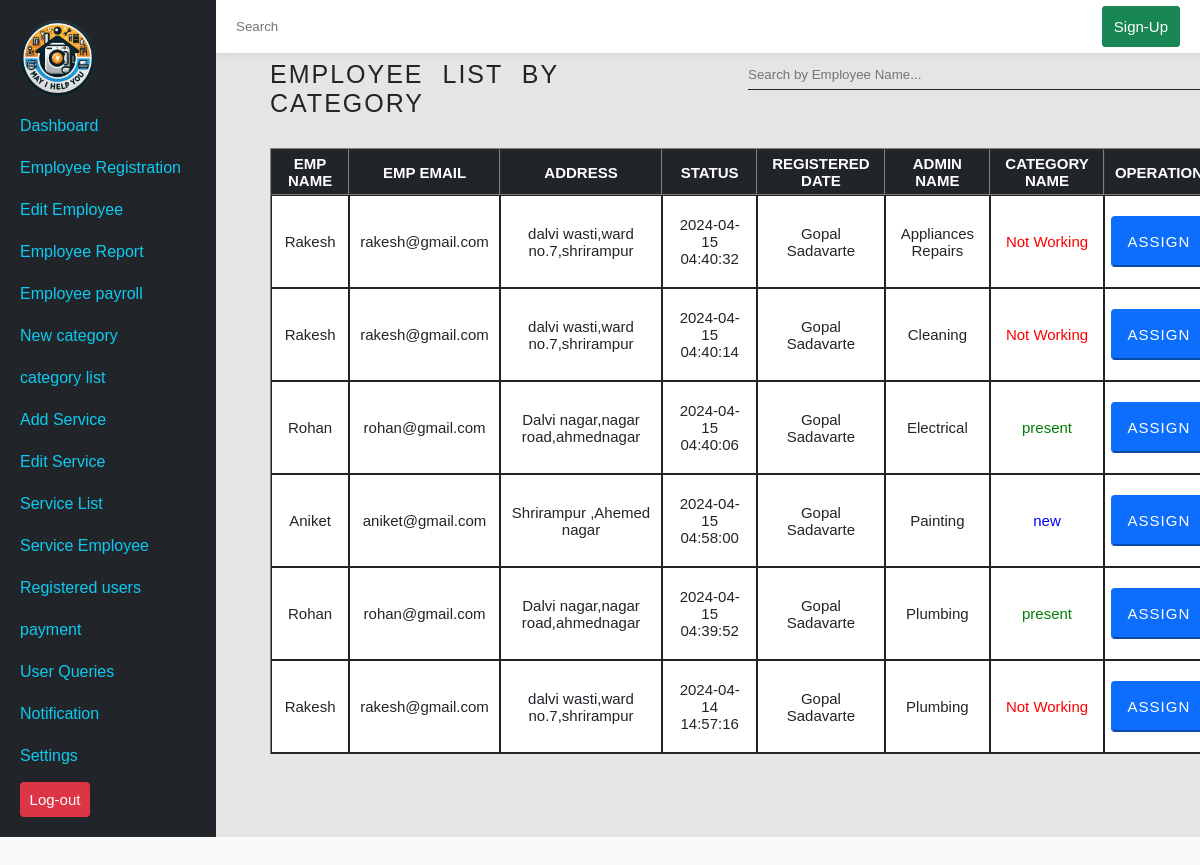
Screenshot of /admin/_adminDashboard.php?service-third=1 (signed in) with the database file from the repository.
### tables this page shows
CREATE TABLE `categories` (
  `cate_id` int(11) NOT NULL,
  `cate_name` varchar(255) NOT NULL,
  `cate_create_at` timestamp NULL DEFAULT current_timestamp(),
  `cate_admin_id` int(11) DEFAULT NULL
);

CREATE TABLE `employee` (
  `emp_id` int(11) NOT NULL,
  `emp_name` varchar(200) NOT NULL,
  `emp_email` varchar(200) DEFAULT NULL,
  `emp_mobile_no` varchar(50) DEFAULT NULL,
  `emp_address` varchar(500) NOT NULL,
  `emp_age` int(11) NOT NULL,
  `adhar_card_no` varchar(50) NOT NULL,
  `pan_card_no` varchar(50) NOT NULL,
  `adhar_image` varchar(200) NOT NULL,
  `pan_card_image` varchar(200) NOT NULL,
  `emp_status` varchar(100) DEFAULT NULL,
  `password` varchar(200) DEFAULT NULL,
  `profile_picture` varchar(200) NOT NULL,
  `emp_admin_id` int(11) DEFAULT NULL
);

CREATE TABLE `category_employee` (
  `category_id` int(11) DEFAULT NULL,
  `employee_id` int(11) DEFAULT NULL,
  `emp_create_at` timestamp NULL DEFAULT current_timestamp()
);

### admin/_empByService.php (the view, shortened to what this page needs)
<?php
$sql=$conn->prepare("SELECT * FROM `categories`,`category_employee`,`employee`,`admin`
                            WHERE `categories`.`cate_id`=`category_employee`.`category_id`
                            AND `employee`.`emp_id`=`category_employee`.`employee_id`
                            AND `admin`.`admin_id`=`employee`.`emp_admin_id` ORDER BY `cate_name` ASC");
$sql->execute();
$result=$sql->get_result();
?>
<head><style>td{padding:2rem 1rem 2rem 1rem}</style></head>
<body>
<div class="table-container">
        <div class="table-content">
         <div class="header">
            <h1>Employee List by Category</h1>
            <input type="text" name="searchBar" id="empSearchBar" placeholder="Search by Employee Name...">
         </div>
         <div class="table-data">
            <div class="table" style="overflow:scroll;">
                <table border="1px" cellspacing=0>
                    <tr>
                        <th>Emp Name</th>
                        <th>Emp Email</th>
                        <th>Address</th>
                        <th>Status</th>
                        <th>Registered Date</th>
                        <th>Admin Name</th>
                        <th>Category Name</th>
                        <th>Operation</th>
                    </tr>
                    <?php while($row=$result->fetch_assoc()):?>
                    <tr>
                         <td class="searchEmployeeName"><?php echo $row['emp_name'];?></td>
                         <td><?php echo $row['emp_email'];?></td>
                         <td><?php echo $row['emp_address'];?></td>
                         <td><?php echo $row['emp_create_at'];?></td>
                         <td><?php echo $row['admin_name'];?></td>
                         <td><?php echo $row['cate_name'];?></td>
                         <td class="empStatus"><?php echo $row['emp_status'];?></td>
                         <td><button class="accept-order-btn">Assign</button></td>
                    </tr>
                    <?php endwhile; ?>
                </table>
            </div>
         </div>
        </div>
    </div>
</body>

### admin/css/admin.css (style rules this page uses)
* { margin: 0; padding: 0; box-sizing: border-box; font-family: Arial, Helvetica, sans-serif; }
:root { --blue: #0d6efd; --purple: #6f42c1; --pink: #d63384; --red: #dc3545; --orange: #fd7e14; --yellow: #ffc107; --green: #198754; --gray-dark: #343a40; --cyan: #0dcaf0; --text: #6c757d; --dark: #212529; --light: #fff; --heading: #3E3232; --body: #fafafa; --radius: .5rem; --dashBackground:rgb(230, 229, 229); --shadow: box-shadow: 1px 1px 8px rgba(0, 0, 0, 0.2); }
html { scroll-behavior: smooth; font-size: 62.5%; }
body { width: 100%; height: 100%; background: var(--body); }
#table .content .table-box table tr th,td { padding: 0 .5rem 0 .5rem; background-color: var(--dark); color:var(--light); font-size: 1.5rem; border: 1px solid var(--dark); }
.table-container { position: absolute; top: 2rem; left: 27rem; width: 75%; height: auto; padding: 2rem 0 2rem 0; }
.table-container .table-content { width: 105%; }
.table-container .table-content .header { display: flex; gap: 15%; margin: 2rem 0 3rem 0; }
.table-container .table-content .header h1 { color: var(--dark); font: 400; padding: 0 2rem 0 0; font-size: 2.5rem; width: 50rem; font-family: 'Lucida Sans', 'Lucida Sans Regular', 'Lucida Grande', 'Lucida Sans Unicode', Geneva, Verdana, sans-serif; font-weight: 500; word-spacing: 1rem; letter-spacing: .2rem; text-transform: uppercase; }
.table-container .table-content .header input { width: 75%; height: 3rem; outline: none; border: none; border-bottom: 1px solid var(--dark); background-color: var(--dashBackground); }
.table-container .table-content .table-data .table { height: 100vh; width: 100%; overflow: scroll; }
.table-container .table-content .table-data .table table { height: auto; width: 100%; background-color: var(--light); text-align: center; }
.table-container .table-content .table-data .table table tr th { padding: .5rem 1rem .5rem 1rem; background-color: var(--dark); text-transform: uppercase; color: var(--light); font-size: 1.5rem; }
.table-container .table-content .table-data .table table tr td { background-color: var(--light); color: var(--dark); }
.table-container .table-content .table-data .table table tr td .accept-order-btn,.reject-order-btn { padding: 1.5rem; margin: -1rem -1rem; color: var(--light); font-size: 1.5rem; font-family: Arial, Helvetica, sans-serif; font-weight: 400; text-transform: uppercase; border-width:2px; border-radius: 4px; letter-spacing: .1rem; cursor: pointer; transition: all .7s ease; }
.table-container .table-content .table-data .table table tr td .accept-order-btn { background-color: var(--blue); border-color:var(--blue); }

### admin/_empByService.php (style rules this page uses)
td { padding:2rem 1rem 2rem 1rem }

### rows the page displays
categories: employee.emp_name "Rakesh", employee.emp_email "rakesh@gmail.com", employee.emp_address "dalvi wasti,ward no.7,shrirampur", category_employee.emp_create_at "2024-04-15 04:40:32", admin.admin_name "Gopal Sadavarte", cate_name "Appliances Repairs", employee.emp_status "Not Working"
categories: employee.emp_name "Rakesh", employee.emp_email "rakesh@gmail.com", employee.emp_address "dalvi wasti,ward no.7,shrirampur", category_employee.emp_create_at "2024-04-15 04:40:14", admin.admin_name "Gopal Sadavarte", cate_name "Cleaning", employee.emp_status "Not Working"
categories: employee.emp_name "Rohan", employee.emp_email "rohan@gmail.com", employee.emp_address "Dalvi nagar,nagar road,ahmednagar", category_employee.emp_create_at "2024-04-15 04:40:06", admin.admin_name "Gopal Sadavarte", cate_name "Electrical", employee.emp_status "present"
categories: employee.emp_name "Aniket", employee.emp_email "aniket@gmail.com", employee.emp_address "Shrirampur ,Ahemed nagar", category_employee.emp_create_at "2024-04-15 04:58:00", cate_admin.admin_name "Gopal Sadavarte", cate_name "Painting", employee.emp_status "new"
categories: employee.emp_name "Rohan", employee.emp_email "rohan@gmail.com", employee.emp_address "Dalvi nagar,nagar road,ahmednagar", category_employee.emp_create_at "2024-04-15 04:39:52", admin.admin_name "Gopal Sadavarte", cate_name "Plumbing", employee.emp_status "present", employee.emp_name "Rakesh", employee.emp_email "rakesh@gmail.com", employee.emp_address "dalvi wasti,ward no.7,shrirampur", category_employee.emp_create_at "2024-04-14 14:57:16", employee.emp_status "Not Working"
